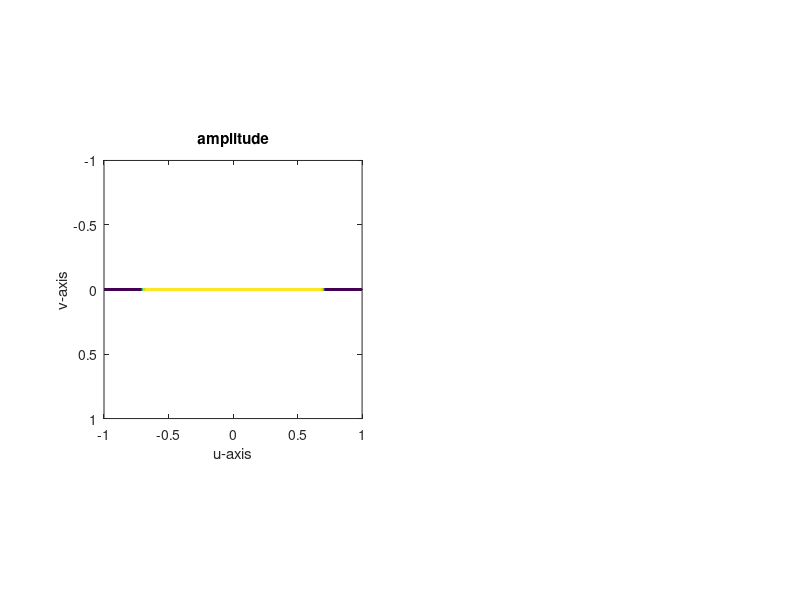
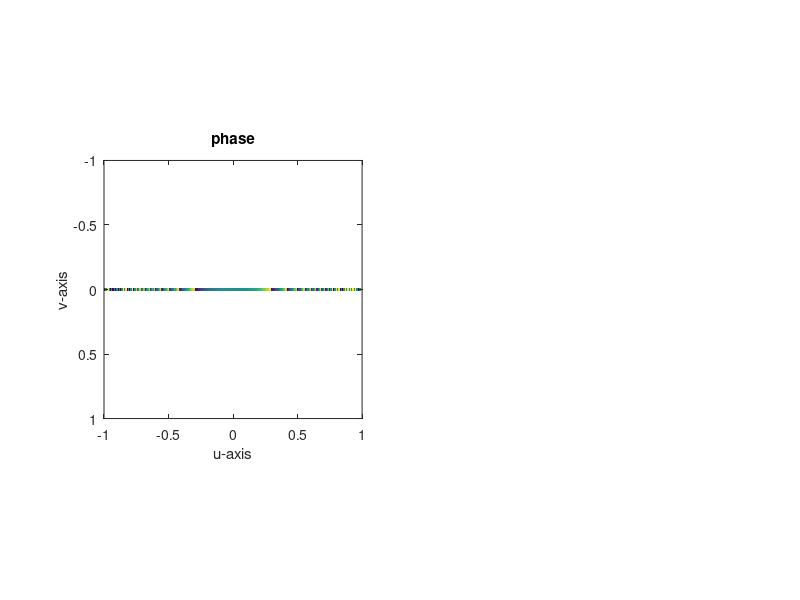
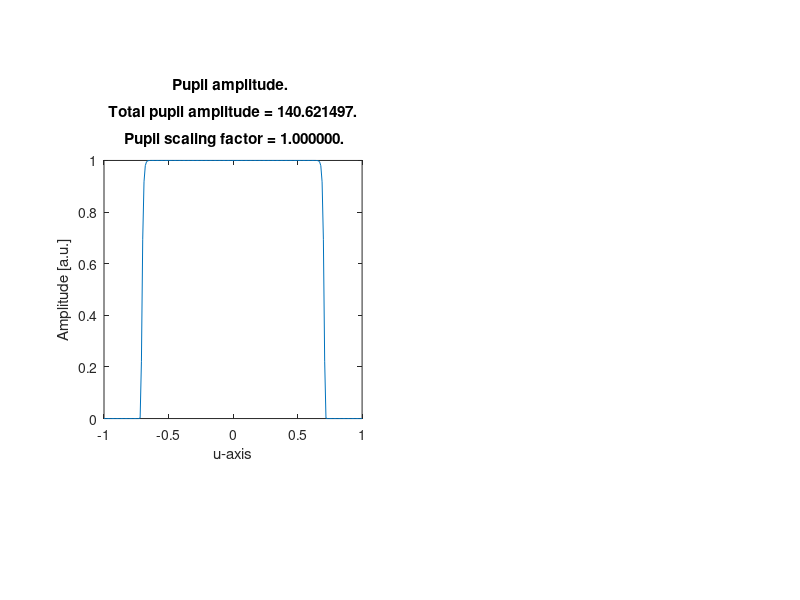

These figures' MATLAB source, in order: (Note: this script raises an error after producing the figures.)
%%% name:           FastLightSheetProfileSimulation_attenuationCompensation
%%% author:         Jonathan Nylk
%%% date created:   19/07/2016
%%% description:    This function simulates attenuation compensated
%%%                 light-sheets and plots their relative pupil functions,
%%%                 light-sheet cross-sectional profiles, MTF as a
%%%                 function of propagation distance, and the maximum
%%%                 intensity as a function of propagation.
%%%
%%% updates (latest first):
%%%                 
%%%
%%%
%%% END %%%

%%%
%%% NEED TO CHECK THE CODE THOROUGHLY AS I HAVE PLAYING WITH IT FOR
%%% PARTICULAR SIMULATIONS.
%%%


function FastLightSheetProfileSimulation_attenuationCompensation(zRange,xRange,lambda,NA,alpha,compensation_type...
    ,sigma_exp,sigma_lin,sigma_peak,x_peak,C_abs,outputFolder,Flag_imageSimulation,deconvolution_lightSheet,amp_peak)

    %default inputs
    if nargin < 1
%         zRange = [-50:0.05:50] * 1e-6;  % transverse beam axis [metres]
        zRange = [-50:0.1:10] * 1e-6;  % transverse beam axis [metres]
    end
    if nargin < 2
%         xRange = [-100:1:100] * 1e-6; % propagation axis [metres]
        xRange = [-10:1:310] * 1e-6;
    end
    if nargin < 3
        lambda = 532e-9;    % [metres]
    end
    if nargin < 4
%         NA = 0.42;
        NA = 0.4;
    end
    if nargin < 5
        alpha = 7;
%         alpha = 0;
    end
    if nargin < 6
        compensation_type = 'Exponential';
%         compensation_type = 'Linear';
%         compensation_type = 'Peak';
    end
    if nargin < 7
%         sigma_exp = 0.54;
        sigma_exp = 0;
    end
    if nargin < 8
        sigma_lin = 0.54;
    end
    if nargin < 9
        sigma_peak = 0.1;
    end
    if nargin < 10
%         x_peak = 0 * 1e-6; % [metres]
        x_peak = 0.75;
    end
    if nargin < 11
%         C_abs = 64.95 * 100;   % [metres^-1]
        C_abs = 0;   % [metres^-1]
    end
    if nargin < 12
        outputFolder = 'C:\Users\Jonathan Nylk\Documents\GitHub\gitJonny_OMGsoftware\LightSheet\CompensatedLightsheet\Theory and Simulations\2016-12-08';
    end
    if nargin < 13
%         Flag_imageSimulation = 1;   % performs image convolution and deconvolution
        Flag_imageSimulation = 0;   % performs image convolution and deconvolution
    end
    if nargin < 14
        deconvolution_lightSheet = 'Normal';      % Use calculated light-sheet with no attenuation included. 
%         deconvolution_lightSheet = 'APriori';     % Use calculated light-sheet with attenuation included.
    end
    if nargin < 15
        amp_peak = 0.5;
    end
    
    % If imaging simulation is to be performed, override certain inputs to
    % comply with image size.
    if Flag_imageSimulation
        zRange = [-62:0.2:62.2] * 1e-6;  % transverse beam axis [metres]
        xRange = [-200:0.2:199.8] * 1e-6; % propagation axis [metres]
    end
    
    
    % other variable definitions
    ref_index = 1.33;
    illumination_mag = 40;
    illumination_tube_length = 0.2; % [metres]
    
    % define figure handles
    fig_pupil_amplitude = 101;
    fig_lightSheet_profile = 102;
    fig_intensity_maxima = 103;
    fig_MTF = 104;
    fig_MTF_5percent = 105;
    switch Flag_imageSimulation
        case 1
            fig_image_sims = 106;
            fig_image_sims_2 = 107;
        otherwise
            % Otherwise do nothing
    end
    
    % cylindrical simulation so no y-axis needed
    yRange = [0] * 1e-6;    % transverse beam axis (in plane of light-sheet) [metres]
%     yRange = zRange;

    % soft-aperture implemented, therefore extend hard aperture limit of NA
    NA_pupil = NA / 0.7;

    % define spatial frequency coords
    kzRange = ([1:length(zRange)] - floor(length(zRange) / 2) - 1) * 1 / 2 / zRange(end) / 2 / NA * lambda;
    kzRange = kzRange(ceil(length(kzRange) / 2):end);   % normalised [0:1]
    kxRange = ([1:length(xRange)] - floor(length(xRange) / 2) - 1) * 1 / 2 / xRange(end) / 2 / NA * lambda;
    kxRange = kxRange(ceil(length(kxRange) / 2):end);     % normalised [0:1]

    % set pupil limits
        VPupilSize = 1;       % z-axis
        UPupilSize = 0.01;    % y-axis
%         UPupilSize = 1;     % y-axis

    % set hard-aperture at pupil limit
    pupilAmplitudeMaskU = @(U,V) 1 * (U >= -UPupilSize & U <= UPupilSize);
    pupilAmplitudeMaskV = @(U,V) 1 * (V >= -VPupilSize & V <= VPupilSize);

    % set super-Gaussian apodization
%     sigma_superGaussian = 8;    %super-Gaussian order (must be even!)
    sigma_superGaussian = 100;    % TO REMOVE EFFECT OF SUPER-GUASSIAN APODIZATION
    superGaussian = @(U,V) exp(-(sqrt(2) * U).^ sigma_superGaussian) .* exp(-(sqrt(2) * V).^ sigma_superGaussian);
%     superGaussian = @(U,V) exp(-(sqrt(2) * sqrt(U.^2 + V.^2)).^ sigma_superGaussian); % CIRCULAR PUPIL
    
    pupilPhaseModulations = cell([1,2]);
    
    % compensated beam definition
    switch compensation_type
        case 'Exponential'
%             pupilPhaseModulations{1} = @(U,V) exp(2i * pi * alpha / (NA / NA_pupil).^3 * V.^3)...
%                 .* exp(sigma_exp / (NA / NA_pupil) * (V - 1)) .*
%                 superGaussian(U,V);    % exponential compenation factor (1+1D Airy)
            pupilPhaseModulations{1} = @(U,V) exp(2i * pi * alpha / (NA / NA_pupil).^3 * (U.^3 + V.^3))...
                .* exp(sigma_exp / (NA / NA_pupil) * (V - 1)) .* superGaussian(U,V);    % exponential compenation factor (2+1D Airy)
            fprintf('Pupil function: %s.\n Parameters:\n Alpha = %f.\n Sigma = %f.\n',func2str(pupilPhaseModulations{1}),alpha,sigma_exp);
        case 'Linear'
            pupilPhaseModulations{1} = @(U,V) exp(2i * pi * alpha / (NA / NA_pupil).^3 * V.^3)...
                .* sigma_exp / (NA / NA_pupil) .* (V + 1) .* superGaussian(U,V);   % linear compensation factor
            fprintf('Pupil function: %s.\n Parameters:\n Alpha = %f.\n Sigma = %f.\n',func2str(pupilPhaseModulations{1}),alpha,sigma_lin);
        case 'Peak'
           pupilPhaseModulations{1} = @(U,V) exp(2i * pi * alpha / (NA / NA_pupil).^3 * V.^3)...
                .* ((1 - amp_peak) + amp_peak .* exp(-((V - (x_peak * (NA / NA_pupil))) / sqrt(2) / (sigma_peak * (NA / NA_pupil))).^2)) .* superGaussian(U,V);    % no compensation, intensity peak
           fprintf('Pupil function: %s.\n Parameters:\n Alpha = %f.\n Sigma (width) = %f.\n Peak position = %f.\n Peak height = %f.\n',func2str(pupilPhaseModulations{1}),alpha,sigma_peak,x_peak,amp_peak);
        otherwise
           fprintf('Case: "%s" not recognised/implemented yet, using case: "Exponential" for compensation instead. \n',compensation_type)
           pupilPhaseModulations{1} = @(U,V) exp(2i * pi * alpha / (NA / NA_pupil).^3 * V.^3)...
                .* exp(sigma_exp / (NA / NA_pupil) * (V - 1)) .* superGaussian(U,V);    % exponential compenation factor
           fprintf('Pupil function: %s.\n Parameters:\n Alpha = %f.\n Sigma = %f.\n',func2str(pupilPhaseModulations{1}),alpha,sigma_exp);
    end
    % standard beam definition
%     pupilPhaseModulations{2} = @(U,V) exp(2i * pi * alpha / (NA / NA_pupil).^3 * V.^3)...
%         .* superGaussian(U,V);  % no compensation
    pupilPhaseModulations{2} = @(U,V) exp(2i * pi * alpha / (NA / NA_pupil).^3 * (U.^3 + V.^3))...
        .* superGaussian(U,V);  % no compensation    
    
    % allocate memory for PSFs
    PSF = zeros(length(zRange),length(xRange),length(pupilPhaseModulations));
    
    % evaluate compensated pupil function to determine normalisation constants
    pupilRangeU = [-UPupilSize:0.01:UPupilSize];
    pupilRangeV = [-VPupilSize:0.01:VPupilSize];
    if strcmp(compensation_type,'Peak')
        pupilMaxVal = 1;
        pupilNormVal = 1;
    else
        pupilPhaseModulation = pupilPhaseModulations{1};
        [maxVal,maxPos] = max(abs(pupilPhaseModulation(0,pupilRangeV)));
        pupilMaxVal = maxVal;
        pupilNormVal = abs(pupilPhaseModulation(0,-pupilRangeV(maxPos)));
    end
    
    for Idx = 1:length(pupilPhaseModulations)
        % scale pupil functions with normalisation constants
        pupilPhaseModulation = pupilPhaseModulations{Idx};
        pupilFunctor = @(U,V) pupilAmplitudeMaskU(U,V) .* pupilAmplitudeMaskV(U,V)...
            .* pupilPhaseModulation(U,V);
        if Idx == 1
            pupil_scaling_factor = 1 / pupilMaxVal;
        else
            pupil_scaling_factor = pupilNormVal / pupilMaxVal;
        end
        pupilFunctor = @(U,V) pupilFunctor(U,V) * pupil_scaling_factor;
        fprintf('Pupil scaling factor = %f.\n',pupil_scaling_factor);
        
        % sum amplitude over pupil
        total_pupil_amplitude = sum(abs(pupilFunctor(0,pupilRangeV)));
        fprintf('Total pupil amplitude = %f.\n',total_pupil_amplitude);
        
        % plot pupil amplitude
        figure(fig_pupil_amplitude);
        subplot(1,2,Idx);
        plot(pupilRangeV,abs(pupilFunctor(0,pupilRangeV)));
        xlim([-1 1]); ylim([0 1]); axis square;
        xlabel('u-axis'); ylabel('Amplitude [a.u.]');
        title(sprintf('Pupil amplitude. \n\n Total pupil amplitude = %f. \n\n Pupil scaling factor = %f.'...
            ,total_pupil_amplitude,pupil_scaling_factor));
        drawnow;shg;
        
        % plot 2D pupil amplitude and phase
        [pupilRangeU_2D,pupilRangeV_2D] = meshgrid(pupilRangeU,pupilRangeV);
        figure(51);
        subplot(1,2,Idx);
        imagesc(pupilRangeV,pupilRangeU,abs(pupilFunctor(pupilRangeU_2D,pupilRangeV_2D)).');
        axis image;
        xlim([-1 1]); ylim([-1 1]);
        xlabel('u-axis'); ylabel('v-axis');
        title('amplitude');
        figure(52);
        subplot(1,2,Idx);
        imagesc(pupilRangeV,pupilRangeU,angle(pupilFunctor(pupilRangeU_2D,pupilRangeV_2D)).');
        axis image;
        xlim([-1 1]); ylim([-1 1]);
        xlabel('u-axis'); ylabel('v-axis');
        title('phase');
        drawnow;shg;
        
        
        % calculate PSF
        psf_timer = tic;
        psf = calcVectorialPsf(yRange,zRange,xRange,lambda...
            ,@(U,V) pupilFunctor(U,V) / sqrt(2),@(U,V) 1i * pupilFunctor(U,V) / sqrt(2)...
            ,NA_pupil,ref_index,illumination_mag,illumination_tube_length,[]);
        psf_time_elapsed = toc(psf_timer);
        fprintf('Time taken to calculate light-sheet PSF: %f seconds.\n',psf_time_elapsed);
        
        % if a 2D pupil function, then 3D beam profile.
        % project along y-axis to determine light-sheet profile.
        if max(yRange~=0)
            psf = sum(psf,1);
        end
        
        % re-orient PSF
        psf = squeeze(permute(psf,[1,3,2])).';
        
        % take finite depth-of-field of detection lens into account
        [~,zCoords] = meshgrid(xRange,zRange);
        DOF_half_width = 16e-6;  % [metres]
        detection_DOF = exp(-1 * zCoords.^2 / 2 / DOF_half_width^2);
        psf = psf .* detection_DOF;
        
        % normalise
        psf = psf ./ max(psf(:));
        
        % take a copy of the PSF before applying absorption
        psf_before_absorption = psf;
        
        % simulate "perfect" absorption
        absorption_decay = repmat(exp(-C_abs * xRange),[length(zRange) 1]);
        psf = psf .* absorption_decay;
        % re-normalise
        psf = psf ./ max(psf(:));
        
        % write psf
        PSF(:,:,Idx) = psf;
        
        % plot attenuated light-sheet
        figure(fig_lightSheet_profile);
        subplot(2,1,Idx);
        imagesc(xRange * 1e6,zRange * 1e6,psf); axis image;
        title('Light-sheet profile');
        xlabel('x-axis [um]'); ylabel('z-axis [um]');
        drawnow;shg;

        % determine transverse intensity maxima
        [C_max,I_max]=max(psf,[],1);
        
        % plot position and intensity of maxima
        figure(fig_intensity_maxima);
        subplot(2,2,Idx)
        plot(xRange * 1e6,C_max); axis square;
        title('Light-sheet peak intensity value');
        xlabel('x-axis [um]'); ylabel('Intensity [a.u.]');
        xlim([xRange(1) xRange(end)] * 1e6);
        subplot(2,2,Idx + 2);
        plot(xRange * 1e6,zRange(I_max) * 1e6); axis square;
        title('Light-sheet peak intensity position');
        xlabel('x-axis [um]'); ylabel('z-axis [um]');
        xlim([xRange(1) xRange(end)] * 1e6);
        drawnow;shg;
        
        % determine MTF_z as a function of x-axis coordinate
        MTF_z = abs(fftshift(fft(psf,[],1),1));
        % normalisation
        MTF_z = MTF_z ./ max(MTF_z(:));
        MTF_z = MTF_z(ceil(size(MTF_z,1) / 2):end,:); % range, kz = [0:1]
        
        if Idx == 1
            MTF_z = MTF_z / pupilMaxVal / pupilNormVal;
            fprintf('MTF scaling factor = %f.\n',1 / pupilMaxVal / pupilNormVal);
        end
        
        % plot MTF
        figure(fig_MTF);
        subplot(2,1,Idx);
        imagesc(xRange * 1e6,kzRange,MTF_z);
        if Idx == 1
            title(sprintf('MTF(x,kz). \n\n MTF scaling factor = %f.\n',1 / pupilMaxVal / pupilNormVal));
        else
            title('MTF(x,kz)');
        end
        xlabel('x [um]');ylabel('kz');
        ylim([0 1]);
        drawnow;shg;
        
        % plot thresholded MTF
        figure(fig_MTF_5percent);
        subplot(2,1,Idx);
        imagesc(xRange * 1e6,kzRange,MTF_z >= 0.05);
        if Idx == 1
            title(sprintf('MTF(x,kz). \n\n MTF scaling factor = %f.\n',1 / pupilMaxVal / pupilNormVal));
        else
            title('MTF(x,kz)');
        end
        xlabel('x [um]');ylabel('kz');
        colormap gray;
        ylim([0 1]);
        drawnow;shg;
        
        
        % Simulate imaging of target
        switch Flag_imageSimulation
            case 1
                % Load image_target
                image_target_base =...
                    single(imread('C:\Users\Jonathan Nylk\Documents\GitHub\gitJonny_OMGsoftware\LightSheet\CompensatedLightsheet\Theory and Simulations\03-foundation-colour.bmp'));
%                 image_target = imresize(image_target,2);
                image_target_base = repmat(image_target_base,[1 2 1]); 
                image_target = ones(size(repmat(image_target_base,[2 1 1]))) * max(image_target_base(:));
                image_target(floor(size(image_target_base,1) / 2):floor(size(image_target_base,1) / 2) -1 + size(image_target_base,1),:,:) = image_target_base;
                % Normalise
                if min(image_target(:)) < 0
                    image_target = image_target .* (image_target>0);    % Ensures all +ve values
                end
                image_target = image_target / max(image_target(:));

                % Image target to display
                image_target_DISPLAY = image_target;

                % invert image target
                image_target = 1 - image_target;


                % Convolve image target with light-sheet PSF
                convolved_image = zeros([size(image_target,1),size(image_target,2),size(image_target,3)],'single');
                for m = 1:size(image_target,3)
                    for n = 1:size(image_target,2)
                        convolved_image(:,n,m) = conv(squeeze(image_target(:,n,m)),squeeze(psf(:,n)),'same');
                    end
                end

                % Add Gaussian noise
                noise_magnitude = 0.01;
%                 noise_magnitude = 0; % no noise
                image_noise = randn(size(convolved_image)) .* max(convolved_image(:)) * noise_magnitude;
                convolved_image = convolved_image + image_noise;

                % Re-normalisation of image
                if min(convolved_image(:)) < 0
                    convolved_image = convolved_image - min(convolved_image(:));    % Ensures all +ve values
                end
                convolved_image = convolved_image / max(convolved_image(:));

                % Convolved image to display
                convolved_image_DISPLAY = 1 - convolved_image;

                % Deconvolve image with light-sheet PSF
                
                % Deconvolve using light-sheet profile without including absorption
                switch deconvolution_lightSheet
                    case 'Normal'
                        psf = psf_before_absorption;
                    otherwise
                end
                

%                 % Try deconvolution with normal Airy PSF
%                 figure(1);
%                 deconvolution_PSF_axes = get(gcf,'Children');
%                 deconvolution_PSF_hanlde = get(deconvolution_PSF_axes(1),'Children');
%                 psf = get(deconvolution_PSF_hanlde,'CData');
                
                
                
                
                % Zero-pad and centre PSF
                padded_psf = zeros(size(psf,1) + 2 * ceil(size(psf,1) / 2),size(psf,2));
                padded_psf(ceil(size(psf,1) / 2) + [1:size(psf,1)],:) = psf;
                
                % Model z-OTF as inverse function
                ZOtf = ([1:size(padded_psf,1)] - floor(size(padded_psf,1) / 2) - 1) / ((zRange(2)-zRange(1)) * size(padded_psf,1));
                excitationOpticalCutOffSpFreq = 2 * NA / lambda; % Independent of refractive index of medium
                excitationNoiseToSignalRatio = ZOtf / excitationOpticalCutOffSpFreq / 5;
                excitationNoiseToSignalRatio =excitationNoiseToSignalRatio.';
                
                % Calculate Deconvolution filter
                lightSheetOtf = fftshift(fft(ifftshift(padded_psf,1),[],1),1);
                lightSheetOtf = lightSheetOtf ./ max(abs(lightSheetOtf(:))); % Maintain the mean brightness
                
                if Idx == 1
                    lightSheetOtf = lightSheetOtf / pupilMaxVal / pupilNormVal;
                    fprintf('OTF scaling factor = %f.\n',1 / pupilMaxVal / pupilNormVal);
                end
                
                lightSheetDeconvFilter = conj(lightSheetOtf) ./ (abs(lightSheetOtf).^2 ...
                    + repmat(excitationNoiseToSignalRatio.^2,[1 size(lightSheetOtf,2)]));
                
                % Pad and extend edges of image
                padded_convolved_image = convolved_image([1:end, end * ones(1,floor(end / 2))...
                        ,ones(1,floor((end + 1) / 2))],:,:);
                
                % Deconvolve
                imageSliceFft = fft(padded_convolved_image,[],1);
                deconvImage = ifft(imageSliceFft .* repmat(ifftshift(lightSheetDeconvFilter,1),[1 1 size(convolved_image,3)]),[],1,'symmetric');
                deconvolved_image = deconvImage(1:end / 2,:,:); % drop wrapped kernel padding;

                % Re-normlaise
                deconvolved_image = deconvolved_image ./ max(deconvolved_image(:));
                deconvolved_image = deconvolved_image .* (deconvolved_image > 0);
                
                % Re-normlaise within specified xRange
                xRange_min = -100e-6;   % [metres]
                xRange_max = 100e-6;    % [metres]
                [~,xLim_lower] = max(xRange >= xRange_min);
                [~,xLim_upper] = max(xRange >= xRange_max);
                image_min_level = min(min(min(deconvolved_image(:,xLim_lower:xLim_upper,:))));
                image_max_level = max(max(max(deconvolved_image(:,xLim_lower:xLim_upper,:))));
                deconvolved_image = deconvolved_image - image_min_level;
                deconvolved_image = deconvolved_image / image_max_level;
                deconvolved_image = deconvolved_image .* (deconvolved_image > 0);
                deconvolved_image = deconvolved_image .* (deconvolved_image < 1) + (deconvolved_image >= 1);

                % Deconvolved image to display
                deconvolved_image_DISPLAY = 1 - deconvolved_image;

                figure(fig_image_sims);
                subplot(3,2,Idx);
                imagesc(xRange * 1e6,zRange * 1e6,image_target_DISPLAY);
                axis image;
                xlabel('x-axis [um]');
                ylabel('z-axis [um]');
                title('image target');
                subplot(3,2,2+Idx);
                imagesc(xRange * 1e6,zRange * 1e6,convolved_image_DISPLAY);
                axis image;
                xlabel('x-axis [um]');
                ylabel('z-axis [um]');
                title('convolved image');
                subplot(3,2,4+Idx);
                imagesc(xRange * 1e6,zRange * 1e6,deconvolved_image_DISPLAY);
                axis image;
                xlabel('x-axis [um]');
                ylabel('z-axis [um]');
                title('deconvolved image');
                drawnow;shg;
                
                figure(fig_image_sims_2);
                subplot(2,1,Idx);
                imagesc(xRange * 1e6,zRange * 1e6,deconvolved_image_DISPLAY);
                axis image;
                xlabel('x-axis [um]');
                ylabel('z-axis [um]');
                title('deconvolved image');
                drawnow;shg;
                
            otherwise
                % Otherwise do nothing
        end
        
    end
    
    % save figures
    switch compensation_type
        case 'Exponential'
            fullOutputFolder = sprintf('%s\\Alpha_%f_Abs_%f_ExponentialCompensation_sigma_%f',outputFolder,alpha,C_abs,sigma_exp);
        case 'Linear'
            fullOutputFolder = sprintf('%s\\Alpha_%f_Abs_%f_LinearCompensation_sigma_%f',outputFolder,alpha,C_abs,sigma_lin);
        case 'Peak'
 
           fullOutputFolder = sprintf('%s\\Alpha_%f_Abs_%f_Peak_sigma_%f_centre_%f_amp_%f',outputFolder,alpha,C_abs,sigma_peak,x_peak,amp_peak);
        otherwise
           fprintf('Case: "%s" not recognised/implemented yet, using case: "Exponential" for compensation instead. \n',compensation_type);
           fullOutputFolder = sprintf('%s\\Alpha_%f_Abs_%f_ExponentialCompensation_sigma_%f',outputFolder,alpha,C_abs,sigma_exp);
    end
    mkdir(fullOutputFolder);
    saveas(fig_pupil_amplitude,sprintf('%s\\pupilAmplitude.fig',fullOutputFolder));
    saveas(fig_pupil_amplitude,sprintf('%s\\pupilAmplitude.png',fullOutputFolder));
    saveas(fig_lightSheet_profile,sprintf('%s\\lightSheetProfile.fig',fullOutputFolder));
    saveas(fig_lightSheet_profile,sprintf('%s\\lightSheetProfile.png',fullOutputFolder));
    saveas(fig_intensity_maxima,sprintf('%s\\intensityMaxima.fig',fullOutputFolder));
    saveas(fig_intensity_maxima,sprintf('%s\\intensityMaxima.png',fullOutputFolder));
    saveas(fig_MTF,sprintf('%s\\MTF.fig',fullOutputFolder));
    saveas(fig_MTF,sprintf('%s\\MTF.png',fullOutputFolder));
    saveas(fig_MTF_5percent,sprintf('%s\\MTF_5.fig',fullOutputFolder));
    saveas(fig_MTF_5percent,sprintf('%s\\MTF_5.png',fullOutputFolder));
     switch Flag_imageSimulation
            case 1
                saveas(fig_image_sims,sprintf('%s\\imaging_simulation.fig',fullOutputFolder));
                saveas(fig_image_sims,sprintf('%s\\imaging_simulation.png',fullOutputFolder));
                saveas(fig_image_sims_2,sprintf('%s\\deconvolved_image.fig',fullOutputFolder));
                saveas(fig_image_sims_2,sprintf('%s\\deconvolved_image.png',fullOutputFolder));
         otherwise
                % Otherwise do nothing
     end
    
%     close all
        
end
